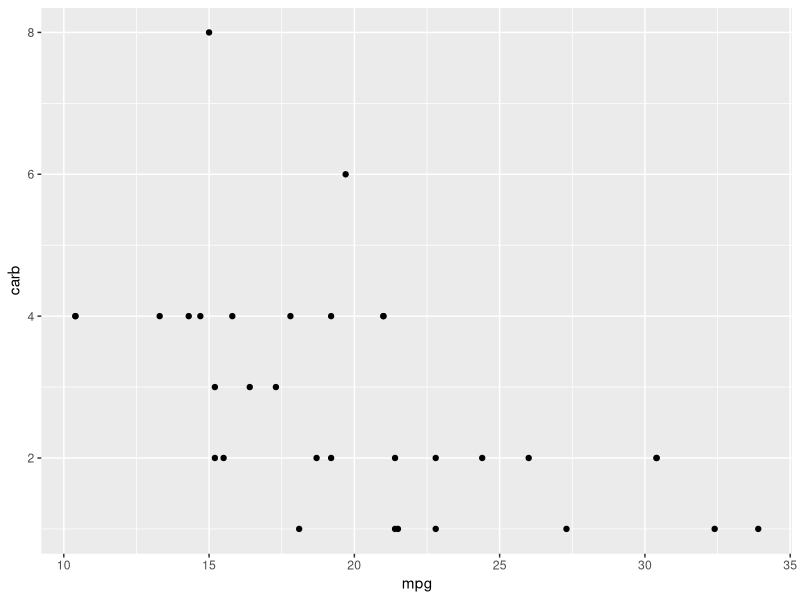

Source code (R): (Note: this script raises an error after producing the figure.)
library(ggplot2)
library(dplyr)

mtcars %>% 
    ggplot() + 
    geom_point(aes(x = mpg, y = carb)) + 
    ggsave(file = "img/plot.png", device = "png", 
           width = 5, height = 5, units = "in")